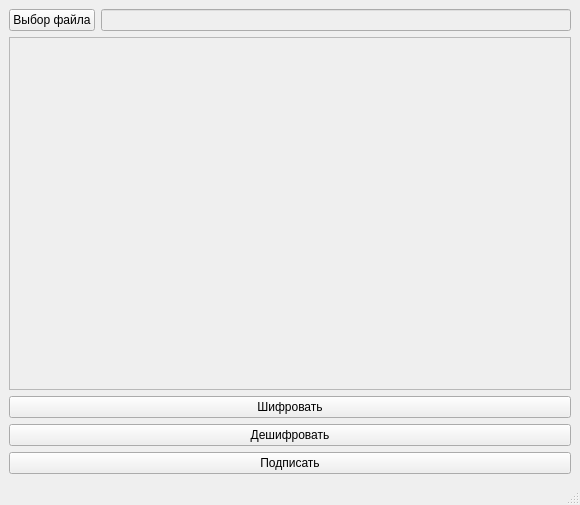
<?xml version="1.0" encoding="UTF-8"?>
<ui version="4.0">
 <class>MainWindow</class>
 <widget class="QMainWindow" name="MainWindow">
  <property name="geometry">
   <rect>
    <x>0</x>
    <y>0</y>
    <width>580</width>
    <height>505</height>
   </rect>
  </property>
  <property name="windowTitle">
   <string>MainWindow</string>
  </property>
  <widget class="QWidget" name="centralwidget">
   <layout class="QGridLayout" name="gridLayout">
    <item row="0" column="0">
     <layout class="QVBoxLayout" name="verticalLayout">
      <item>
       <layout class="QHBoxLayout" name="horizontalLayout">
        <item>
         <widget class="QPushButton" name="btnPathSelect">
          <property name="text">
           <string>Выбор файла</string>
          </property>
         </widget>
        </item>
        <item>
         <widget class="QLineEdit" name="pathView">
          <property name="enabled">
           <bool>false</bool>
          </property>
         </widget>
        </item>
       </layout>
      </item>
      <item>
       <widget class="QTextEdit" name="resultBox">
        <property name="enabled">
         <bool>false</bool>
        </property>
       </widget>
      </item>
      <item>
       <widget class="QPushButton" name="btnCrypt">
        <property name="text">
         <string>Шифровать</string>
        </property>
       </widget>
      </item>
      <item>
       <widget class="QPushButton" name="btnDecrypt">
        <property name="text">
         <string>Дешифровать</string>
        </property>
       </widget>
      </item>
      <item>
       <widget class="QPushButton" name="btnSign">
        <property name="text">
         <string>Подписать</string>
        </property>
       </widget>
      </item>
     </layout>
    </item>
   </layout>
  </widget>
  <widget class="QStatusBar" name="statusbar"/>
 </widget>
 <resources/>
 <connections/>
</ui>
